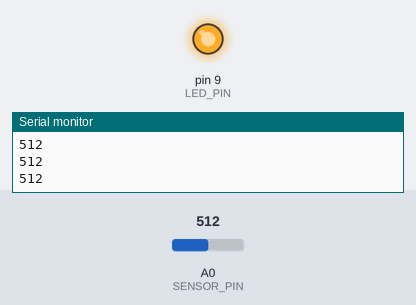
The sketch below on a simulated Arduino Uno, built with avr-gcc and run on an emulated ATmega328P. Shown: output pins drawn as LEDs (lit = HIGH), the last lines printed to the serial monitor. Inputs (shaded band) come from the test bench; at power-on: A0 (SENSOR_PIN) = 512.

Above: at 1.2 s.
1.3 s: A0 (SENSOR_PIN) set to 589
2.8 s: A0 (SENSOR_PIN) set to 606
At 3.4 s:
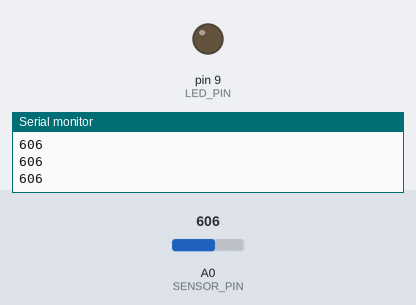
4.3 s: A0 (SENSOR_PIN) set to 590
At 4.7 s:
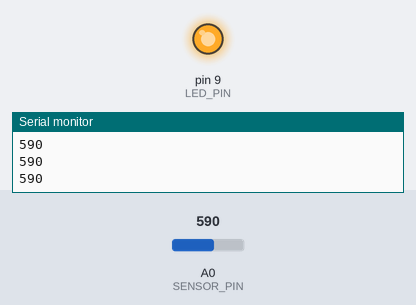
5.8 s: A0 (SENSOR_PIN) set to 610
At 7.2 s:
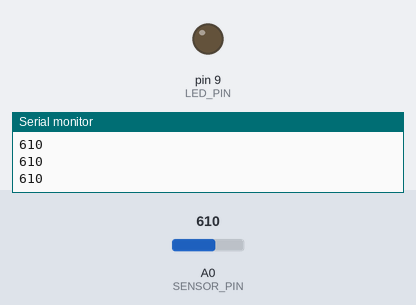
Timing chart, 0 to 8.3 s (numbered marks = the images above; inputs shaded):
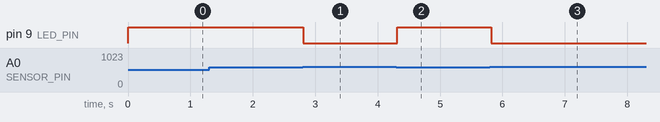

Measured:
- the behaviour switches between 599 and 600 on A0 (SENSOR_PIN) (found by bisection; images 0 and 1)
- after the input at 2.8 s, pin 9 (LED_PIN): HIGH → LOW at once
- after the input at 4.3 s, pin 9 (LED_PIN): LOW → HIGH at once
- after the input at 5.8 s, pin 9 (LED_PIN): HIGH → LOW at once

The sketch:

light_logger.ino
```cpp
// Light logger: sends one light reading per line over USB serial.
// Wiring: photoresistor + 10k voltage divider on A0, LED + 220 ohm on pin 9.

const int SENSOR_PIN = A0;
const int LED_PIN = 9;
const int THRESHOLD = 600;   // below this counts as "dark"; match logger.py

void setup() {
  pinMode(LED_PIN, OUTPUT);
  Serial.begin(9600);
}

void loop() {
  int light = analogRead(SENSOR_PIN);   // 0 to 1023
  Serial.println(light);                // one number per line, nothing else

  // Hardware alert: LED on when it's dark
  digitalWrite(LED_PIN, light < THRESHOLD ? HIGH : LOW);

  delay(100);                           // about 10 readings per second
}
```
